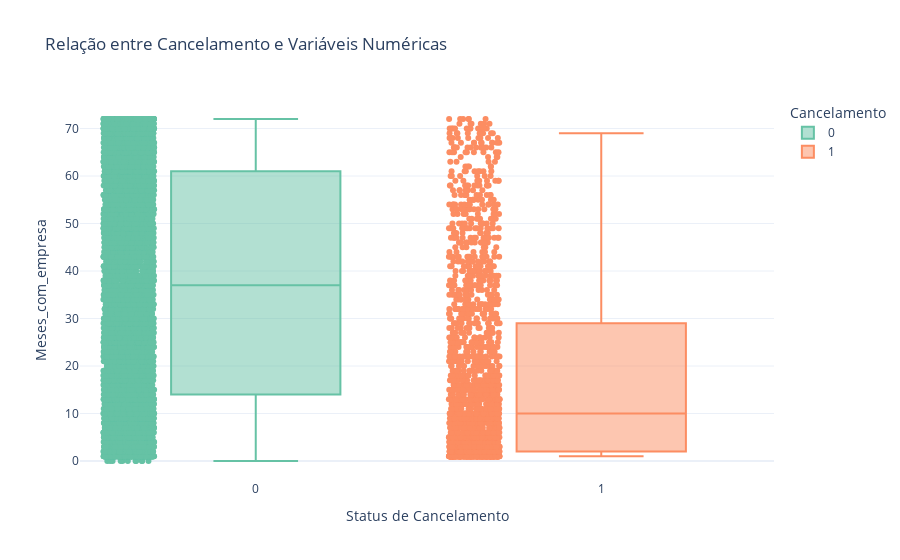

The notebook cell this image was saved under:
### Code cell
# Lista das variáveis numéricas
variaveis_numericas = ["Valor_total", "Meses_com_empresa"]

# Criando os gráficos interativos
for var in variaveis_numericas:
    fig = px.box(
        df_final,
        x="Cancelamento",
        y=var,
        color="Cancelamento",
        points="all",  # Mostra todos os pontos além do boxplot
        title=f"Relação entre Cancelamento e Variáveis Numéricas",
        labels={"Cancelamento": "Status", var: var},
        color_discrete_sequence=px.colors.qualitative.Set2
    )
    fig.update_layout(
        xaxis_title="Status de Cancelamento",
        yaxis_title=var,
        legend_title="Cancelamento",
        template="plotly_white"
    )
fig.show()

### Figure 1 — Plotly figure (JSON) as saved in the notebook; plotly's stock layout.template omitted (floating-point values rounded to 4 significant figures; data arrays with more than 128 entries replaced by an {"elided": "..."} marker saying what was removed)
{"data": [{"alignmentgroup": "True", "boxpoints": "all", "hovertemplate": "Status=%{x}<br>Meses_com_empresa=%{y}<extra></extra>", "legendgroup": "0", "marker": {"color": "rgb(102,194,165)"}, "name": "0", "notched": false, "offsetgroup": "0", "orientation": "v", "showlegend": true, "type": "box", "x": {"elided": "5398 int values"}, "x0": " ", "xaxis": "x", "y": {"elided": "5398 int values"}, "y0": " ", "yaxis": "y"}, {"alignmentgroup": "True", "boxpoints": "all", "hovertemplate": "Status=%{x}<br>Meses_com_empresa=%{y}<extra></extra>", "legendgroup": "1", "marker": {"color": "rgb(252,141,98)"}, "name": "1", "notched": false, "offsetgroup": "1", "orientation": "v", "showlegend": true, "type": "box", "x": {"elided": "1869 int values"}, "x0": " ", "xaxis": "x", "y": {"elided": "1869 int values"}, "y0": " ", "yaxis": "y"}], "layout": {"boxmode": "overlay", "legend": {"title": {"text": "Cancelamento"}, "tracegroupgap": 0}, "title": {"text": "Relação entre Cancelamento e Variáveis Numéricas"}, "xaxis": {"anchor": "y", "categoryarray": [0, 1], "categoryorder": "array", "domain": [0, 1], "title": {"text": "Status de Cancelamento"}}, "yaxis": {"anchor": "x", "domain": [0, 1], "title": {"text": "Meses_com_empresa"}}}}
